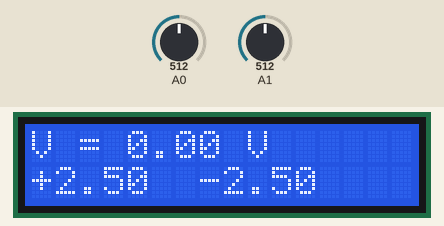
This sketch was run on a simulated Arduino Uno, built with avr-gcc and run on an emulated ATmega328P. Parts: 16×2 character LCD. The inputs (shaded band) are chosen by the test bench; at power-on: A0 = 512, A1 = 512.

Above: at 2.7 s.
2.8 s: A0 set to 716
At 3.7 s:
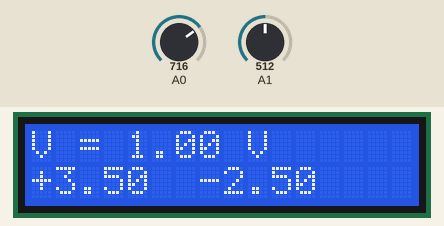
4.6 s: A1 set to 716
At 5.7 s:
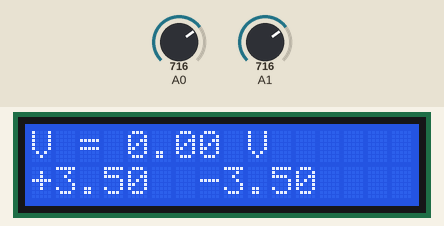
6.2 s: A0 set to 900
At 7.3 s:
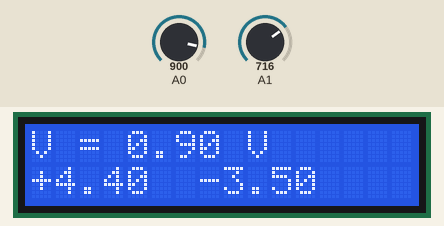
8.1 s: A1 set to 900
At 8.9 s:
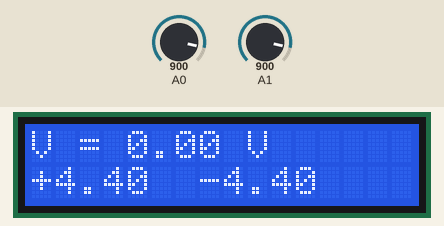
10.0 s: A0 set to 1023
At 11.6 s:
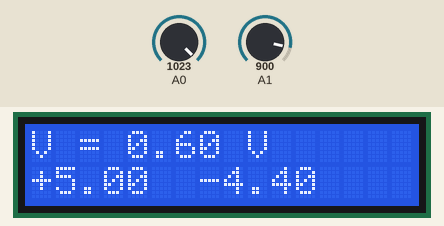
11.9 s: A1 set to 1023
At 13.3 s:
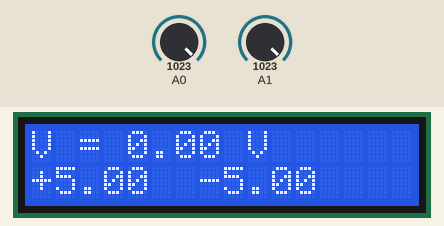
Timing chart, 0 to 14.8 s (numbered marks = the images above; inputs shaded):
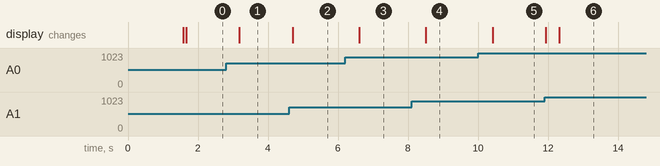

The sketch:

voltage_measurement.ino
```cpp
#include <Wire.h>
#include <LiquidCrystal_I2C.h>

LiquidCrystal_I2C lcd(0x27, 16, 2);

const int   PROBE_POS = A0;
const int   PROBE_NEG = A1;
const float VREF      = 5.00;
const int   SAMPLES   = 20;

float readVolts(int pin) {
  analogRead(pin);
  delay(2);
  long total = 0;
  for (int i = 0; i < SAMPLES; i++) {
    total += analogRead(pin);
    delay(1);
  }
  return (total / (float)SAMPLES) * VREF / 1023.0;
}

void setup() {
  lcd.init();
  lcd.backlight();
  lcd.setCursor(0, 0);
  lcd.print("DC Voltmeter");
  delay(1500);
  lcd.clear();
}

void loop() {
  float vPos = readVolts(PROBE_POS);
  float vNeg = readVolts(PROBE_NEG);
  float vDiff = vPos - vNeg;

  if (abs(vDiff) < 0.02) vDiff = 0.0;

  lcd.setCursor(0, 0);
  lcd.print("V = ");
  lcd.print(vDiff, 2);
  lcd.print(" V      ");

  lcd.setCursor(0, 1);
  lcd.print("+");
  lcd.print(vPos, 2);
  lcd.print("  -");
  lcd.print(vNeg, 2);
  lcd.print("    ");

  delay(300);
}
```

Measured:
- after the input at 2.8 s, the display: changes after 0.38 s (image 1)
- after the input at 4.6 s, the display: changes after 0.11 s (image 2)
- after the input at 6.2 s, the display: changes after 0.41 s (image 3)
- after the input at 8.1 s, the display: changes after 0.41 s (image 4)
- after the input at 10.0 s, the display: changes after 0.42 s (image 5)
- after the input at 11.9 s, the display: first changes at once (image 6 shows a later state)
